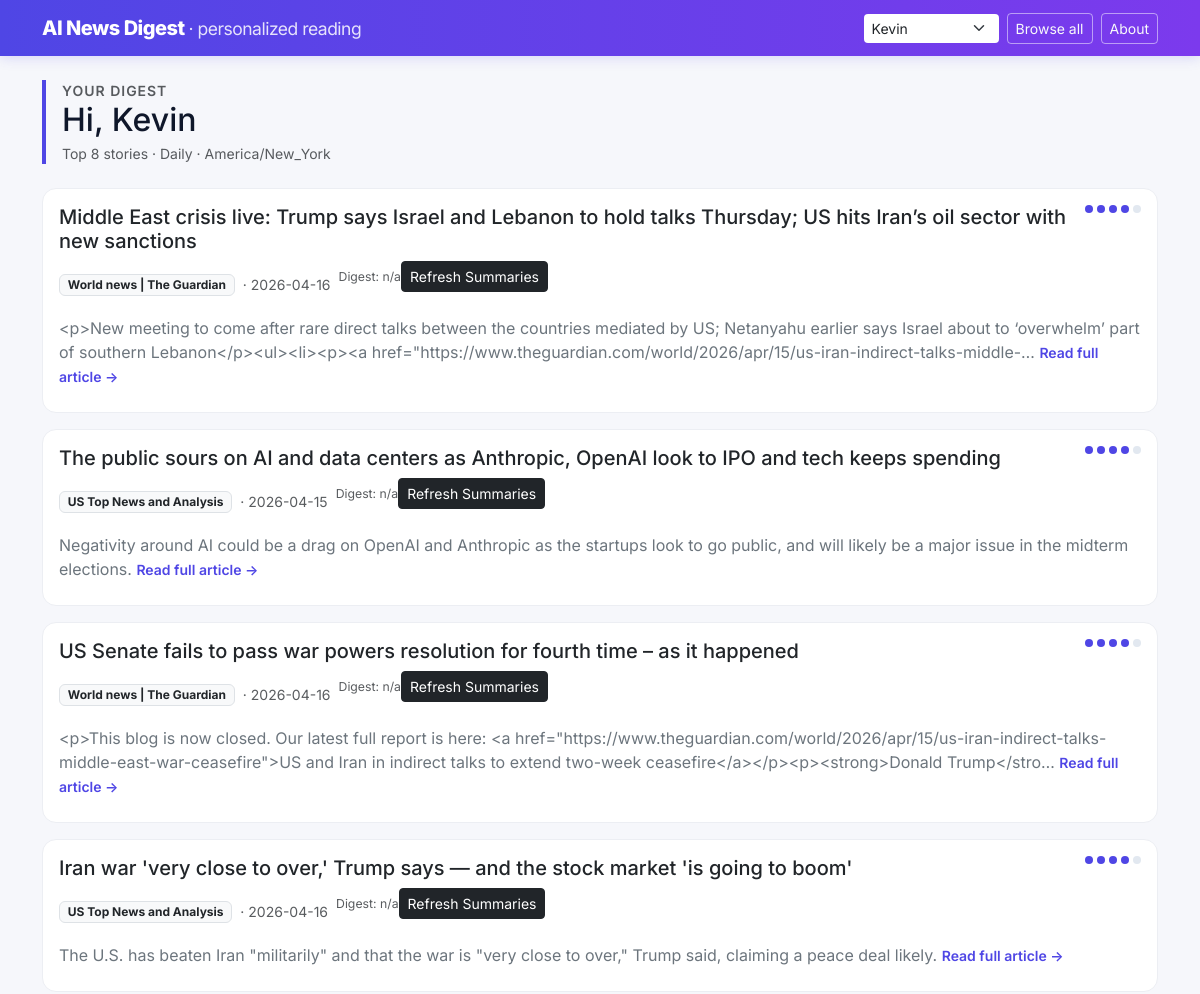
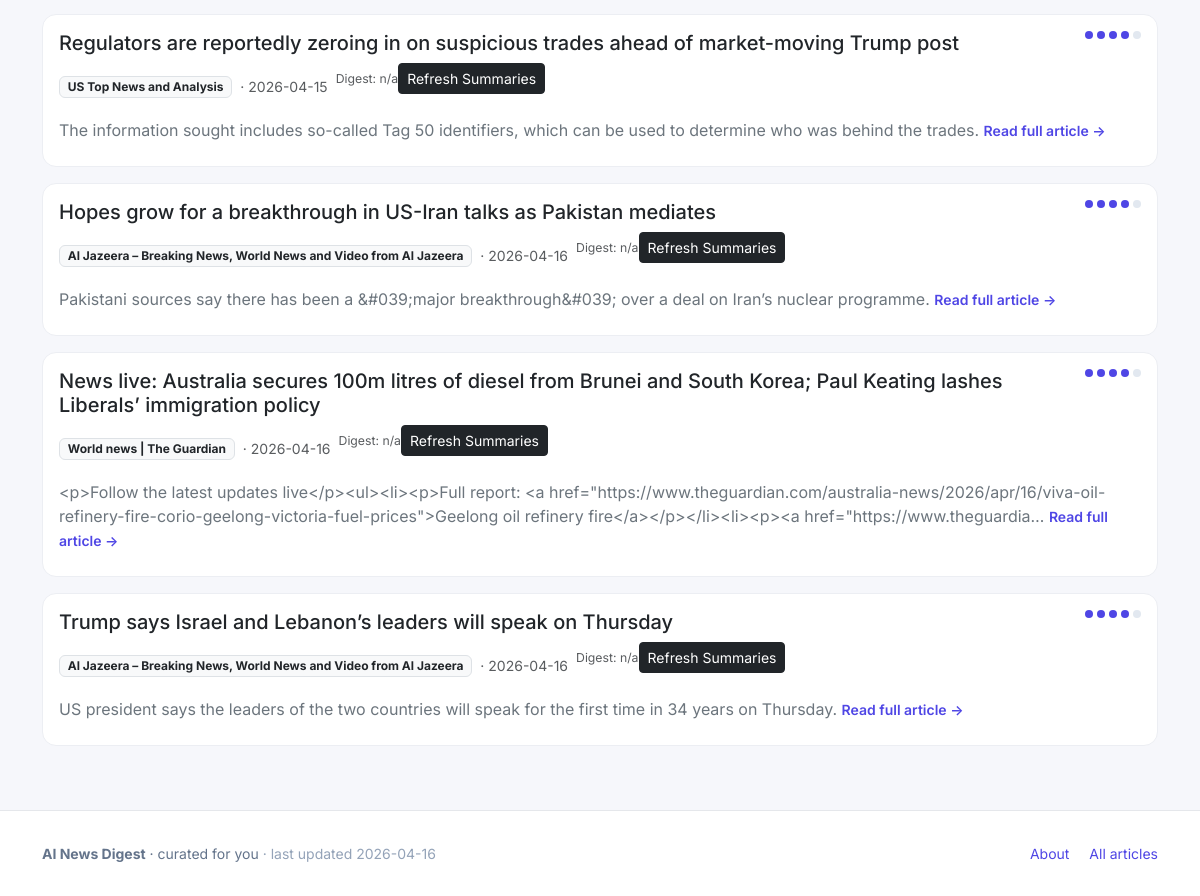
Screenshot of /digest/9277a1d5-bd5e-43a0-8479-535fbb462bb5 with the database file from the repository (2 pictures, top to bottom).
### tables this page shows
CREATE TABLE users (
            user_id TEXT PRIMARY KEY,
            email TEXT UNIQUE NOT NULL,
            display_name TEXT,
            digest_frequency TEXT,
            digest_day TEXT,
            digest_time TEXT,
            timezone TEXT,
            max_articles INTEGER,
            preferred_sources TEXT,
            blocked_sources TEXT,
            language TEXT,
            reading_level TEXT,
            interest_embedding BLOB,
            interest_embedding_dim INTEGER,
            interest_embedding_model TEXT,
            interest_topics TEXT,
            last_profile_update_at TEXT,
            is_active INTEGER,
            created_at TEXT,
            updated_at TEXT
        );

CREATE TABLE articles (
            id TEXT PRIMARY KEY,
            title TEXT,
            url TEXT NOT NULL,
            source TEXT,
            published_at TEXT,
            summary TEXT,
            content TEXT,
            topic TEXT,
            embedding BLOB,
            ingested_at TEXT NOT NULL,
            author TEXT,
            image_url TEXT,
            categories TEXT,
            source_feed_url TEXT,
            fetched_at TEXT,
            word_count INTEGER,
            canonical_url TEXT,
            guid TEXT,
            language TEXT
        , embedding_dim INTEGER, embedding_model TEXT);

### app.py (the view)
@app.route("/digest/<user_id>")
def digest(user_id):
    conn = get_db()
    user = get_user_by_id(conn, user_id)
    if user is None:
        conn.close()
        abort(404)
    articles = get_top_articles_for_user(
        conn, user_id, top_k=user.preferences.max_articles
    )
    llm = MockLLM()
    digest_text = generate_digest(llm, articles)
    all_users = get_all_active_users(conn)
    conn.close()
    show_scores = request.args.get("debug") == "1"
    return render_template(
        "digest.html",
        user=user,
        articles=articles,
        show_scores=show_scores,
        digest_text=digest_text,
        all_users=all_users,
    )

### app.py (called while the page is built)
def get_db():
    conn = get_connection()
    ensure_all_tables(conn)
    return conn

def get_last_updated(conn):
    row = conn.execute(
        "SELECT MAX(published_at) AS ts FROM articles"
    ).fetchone()
    return row["ts"] if row else None

@app.context_processor
def inject_globals():
    conn = get_db()
    try:
        last_updated = get_last_updated(conn)
    finally:
        conn.close()
    return {"last_updated": last_updated}

### src/db.py (called while the page is built)
def get_connection(db_path: Optional[Path] = None) -> sqlite3.Connection:
    path = db_path or DB_PATH
    conn = sqlite3.connect(path)
    conn.row_factory = sqlite3.Row
    return conn

def _ensure_column(conn: sqlite3.Connection, table: str, column: str, coltype: str) -> None:
    cols = {row[1] for row in conn.execute(f"PRAGMA table_info({table})")}
    if column not in cols:
        conn.execute(f"ALTER TABLE {table} ADD COLUMN {column} {coltype}")

### src/ranking.py (called while the page is built)
def load_user_embedding(conn, user_id):
    row = conn.execute(
        "SELECT interest_embedding, interest_embedding_dim FROM users WHERE user_id = ?",
        (user_id,)
    ).fetchone()
    if not row or row["interest_embedding"] is None:
        return None
    vec = np.frombuffer(row["interest_embedding"], dtype=np.float32)
    if vec.shape[0] != row["interest_embedding_dim"]:
        return None
    return vec

def load_candidate_articles(conn, limit=500):
    return conn.execute(
        """
        SELECT id, title, content, summary, url, embedding, embedding_dim,
               source, published_at
        FROM articles
        WHERE embedding IS NOT NULL
        ORDER BY published_at DESC
        LIMIT ?
        """,
        (limit,)
    ).fetchall()

def compute_scores(user_vec, article_rows):
    results = []
    for row in article_rows:
        emb = row["embedding"]
        dim = row["embedding_dim"]
        if emb is None or dim is None:
            continue
        article_vec = np.frombuffer(emb, dtype=np.float32)
        if article_vec.shape[0] != dim:
            continue
        score = float(np.dot(user_vec, article_vec))
        results.append((row, score))
    return results

def get_top_articles_for_user(conn, user_id, top_k=10, **kwargs):
    ranked = rank_articles(conn, user_id, top_k=top_k, **kwargs)
    return format_results(ranked)

### src/summarization.py (called while the page is built)
def generate_digest(llm_client, articles):
    prompt = build_digest_prompt(articles)
    response = llm_client.generate(prompt)
    return response

### templates/digest.html (shortened to what this page needs)
{% extends "base.html" %}
{% set current_user_id = user.user_id %}
{% block content %}
<div class="digest-header mb-4 d-flex flex-wrap justify-content-between align-items-start gap-2">
  <div>
    <div class="small text-muted text-uppercase fw-semibold" style="letter-spacing:1px;">
      Your digest
    </div>
    <h2 class="mb-1">
      Hi, {{ user.display_name or user.email }}
    </h2>
    <div class="text-muted small">
      Top {{ articles|length }} stories ·
      {{ user.preferences.digest_frequency.value|capitalize }} ·
      {{ user.preferences.timezone }}
    </div>
  </div>
</div>
{% if articles %}
<div class="row g-3">
  {% for a in articles %}
  {% set match_dots = ((a.score * 5) | round(0, 'ceil')) | int %}
  {% set preview = a.summary or a.content %}
  <div class="col-12">
    <div class="card article-card h-100">
      <div class="card-body">
        <div class="d-flex justify-content-between align-items-start gap-2 mb-2">
          <h5 class="card-title mb-0">
            <a href="{{ a.url or '#' }}" target="_blank" rel="noopener"
               class="text-decoration-none text-dark">
              {{ a.title or "Untitled" }}
            </a>
          </h5>
          <div class="match-meter text-nowrap" title="Personalization match">
            {% for i in range(5) %}
              <span class="match-dot {% if i < match_dots %}on{% endif %}"></span>
            {% endfor %}
          </div>
        </div>
        <div class="mb-2 small text-muted d-flex flex-wrap gap-2 align-items-center">
          <span class="badge bg-light text-dark border source-tag">
            {{ a.source or "Unknown" }}
          </span>
          {% if a.published_at %}
            <span>· {{ a.published_at[:10] }}</span>
      <div class="d-flex justify-content-between align-items-center mb-3">
        <div class="small text-muted">
          Digest: {{ digest.digest_id if digest is defined else "n/a" }}
        </div>
        <form method="post" action="/digest/refresh">
          <button type="submit" class="btn btn-sm btn-dark">Refresh Summaries</button>
        </form>
      </div>
          {% endif %}
        </div>
        {% if preview %}
        <p class="card-text text-secondary mb-2">
          {{ preview[:260] }}{% if preview|length > 260 %}…{% endif %}
        {% set preview = a.summary_text or a.summary or a.content %}
        {% endif %}
        {% if a.url %}
        <a href="{{ a.url }}" target="_blank" rel="noopener"
           class="small fw-semibold text-decoration-none">
          Read full article &rarr;
        </a>
        {% endif %}
      </div>
    </div>
  </div>
  {% endfor %}
</div>
{% else %}
<div class="alert alert-info">
  <strong>No stories yet.</strong>
  Your digest will appear here once articles have been ingested and ranked.
</div>
{% endif %}
{% endblock %}

### templates/base.html (style rules this page uses)
:root { --brand: #4f46e5; --brand-2: #7c3aed; --ink: #0f172a; --muted: #64748b; --bg: #f6f7fb; }
html, body { font-family: 'Inter', -apple-system, BlinkMacSystemFont, 'Segoe UI', sans-serif; }
body { background: var(--bg); color: var(--ink); }
.article-card { transition: transform 0.12s ease, box-shadow 0.15s ease; border: 1px solid #eceef3; border-radius: 14px; }
.source-tag { font-size: 0.75rem; }
.digest-header { border-left: 4px solid var(--brand); padding-left: 1rem; }
.match-meter { display: inline-flex; align-items: center; gap: 4px; font-size: 0.75rem; color: var(--muted); }
.match-dot { width: 8px; height: 8px; border-radius: 50%; background: #e2e8f0; }
.match-dot.on { background: var(--brand); }
a { color: var(--brand); }

### rows the page displays
users: display_name "Kevin", preferences.digest_frequency.value "Daily", preferences.timezone "America/New_York"
articles: title "Middle East crisis live: Trump says Israel and Lebanon to hold talks Thursday; US hits Iran’s oil sector with new sanctions", source "World news | The Guardian", published_at "2026-04-16", digest_id "n/a", summary "<p>New meeting to come after rare direct talks between the countries mediated by US; Netanyahu earlier says Israel about to ‘overwhelm’ part of southern Lebanon</p><ul><li><p><a href=\"https://www.theguardian.com/world/2026/apr/15/us-iran-indirect-talks-middle-"
articles: title "The public sours on AI and data centers as Anthropic, OpenAI look to IPO and tech keeps spending", source "US Top News and Analysis", published_at "2026-04-15", digest_id "n/a", summary "Negativity around AI could be a drag on OpenAI and Anthropic as the startups look to go public, and will likely be a major issue in the midterm elections."
articles: title "US Senate fails to pass war powers resolution for fourth time – as it happened", source "World news | The Guardian", published_at "2026-04-16", digest_id "n/a", summary "<p>This blog is now closed. Our latest full report is here: <a href=\"https://www.theguardian.com/world/2026/apr/15/us-iran-indirect-talks-middle-east-war-ceasefire\">US and Iran in indirect talks to extend two-week ceasefire</a></p><p><strong>Donald Trump</stro"
articles: title "Iran war 'very close to over,' Trump says — and the stock market 'is going to boom'", source "US Top News and Analysis", published_at "2026-04-16", digest_id "n/a", summary "The U.S. has beaten Iran \"militarily\" and that the war is \"very close to over,\" Trump said, claiming a peace deal likely."
articles: title "Regulators are reportedly zeroing in on suspicious trades ahead of market-moving Trump post", source "US Top News and Analysis", published_at "2026-04-15", digest_id "n/a", summary "The information sought includes so-called Tag 50 identifiers, which can be used to determine who was behind the trades."
articles: title "Hopes grow for a breakthrough in US-Iran talks as Pakistan mediates", source "Al Jazeera – Breaking News, World News and Video from Al Jazeera", published_at "2026-04-16", digest_id "n/a", summary "Pakistani sources say there has been a &#039;major breakthrough&#039; over a deal on Iran’s nuclear programme."
articles: title "News live: Australia secures 100m litres of diesel from Brunei and South Korea; Paul Keating lashes Liberals’ immigration policy", source "World news | The Guardian", published_at "2026-04-16", digest_id "n/a", summary "<p>Follow the latest updates live</p><ul><li><p>Full report: <a href=\"https://www.theguardian.com/australia-news/2026/apr/16/viva-oil-refinery-fire-corio-geelong-victoria-fuel-prices\">Geelong oil refinery fire</a></p></li><li><p><a href=\"https://www.theguardia"
articles: title "Trump says Israel and Lebanon’s leaders will speak on Thursday", source "Al Jazeera – Breaking News, World News and Video from Al Jazeera", published_at "2026-04-16", digest_id "n/a", summary "US president says the leaders of the two countries will speak for the first time in 34 years on Thursday."

### other values shown
{{ articles|length }} "8"
{{ last_updated[:10] }} "2026-04-16"
form field value "Kevin"
